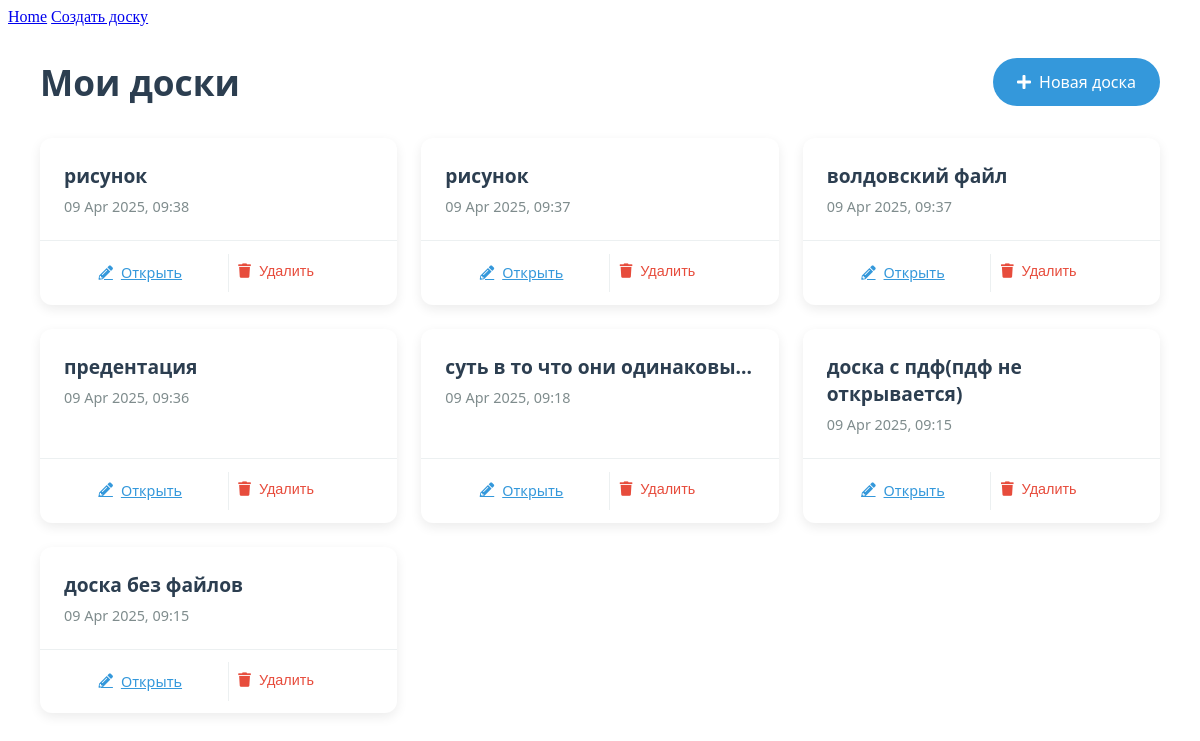
Page /home on the earlier database version.
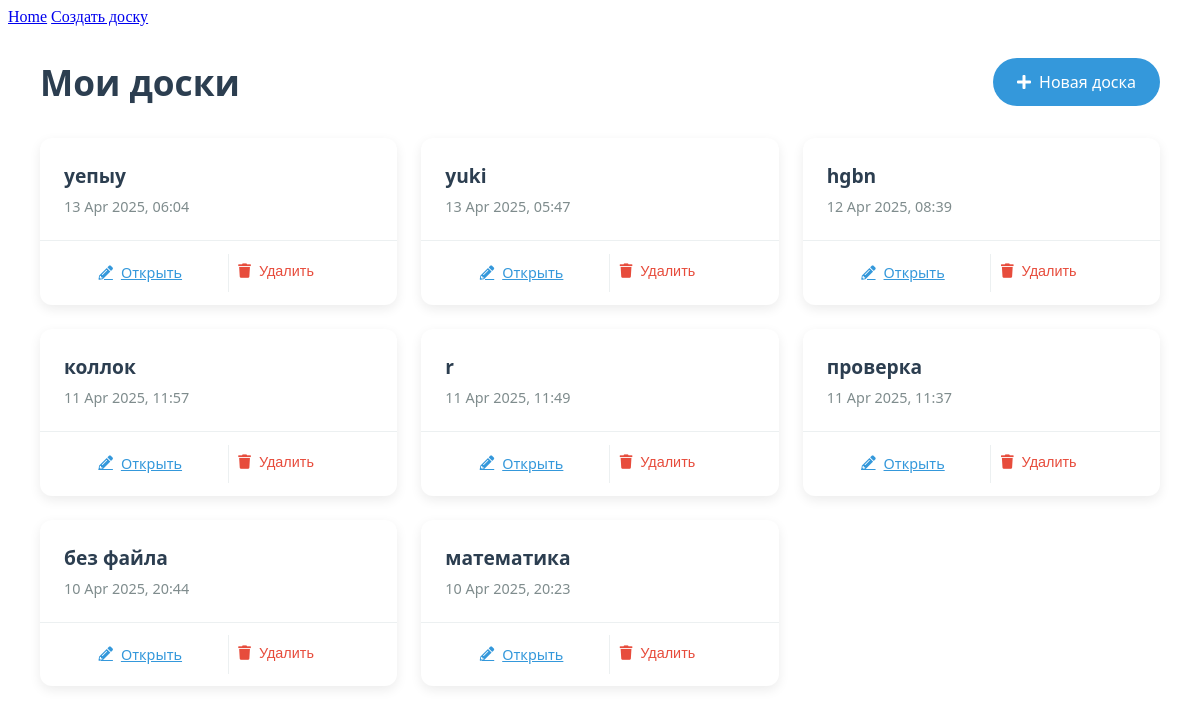
Same page on the later database version.
### boards/models.py (models this page shows, shortened)
class Board(models.Model):
    id = models.UUIDField(primary_key=True, default=uuid.uuid4, editable=False)
    title = models.CharField(max_length=200)
    pdf_file = models.FileField(upload_to='pdfs/', null=True, blank=True)
    drawing_data = models.TextField(null=True, blank=True)
    created_at = models.DateTimeField(auto_now_add=True)

### boards/views.py (the view)
# urls.py: path('home', views.home, name='home'),
def home(request):
    boards = Board.objects.all().order_by('-created_at')
    return render(request, 'boards/home.html', {'boards': boards})

### boards/templates/boards/home.html (shortened to what this page needs)
{% extends "base.html" %}
{% load static %}
{% block content %}
<div class="home-container">
    <div class="header">
        <h1 class="title">Мои доски</h1>
        <a href="{% url 'boards:create_board' %}" class="create-btn">
            <i class="fas fa-plus"></i> Новая доска
        </a>
    </div>
    <div class="board-grid">
        {% for board in boards %}
        <div class="board-card">
            <div class="card-content">
                <h3>{{ board.title }}</h3>
                <p class="date">{{ board.created_at|date:"d M Y, H:i" }}</p>
            </div>
            <div class="card-actions">
                <a href="{% url 'boards:board_view' board.id %}" class="action-btn open-btn">
                    <i class="fas fa-pencil-alt"></i> Открыть
                </a>
                <form action="{% url 'boards:delete_board' board.id %}" method="post" class="delete-form">
                    <button type="submit" class="action-btn delete-btn">
                        <i class="fas fa-trash"></i> Удалить
                    </button>
                </form>
            </div>
        </div>
        {% empty %}
        <div class="empty-state">
            <i class="fas fa-clipboard-list"></i>
            <p>У вас пока нет досок</p>
        </div>
        {% endfor %}
    </div>
</div>
<link rel="stylesheet" href="https://cdnjs.cloudflare.com/ajax/libs/font-awesome/5.15.4/css/all.min.css">
{% endblock %}

### boards/templates/base.html (shortened to what this page needs)
<!DOCTYPE html>
<html lang="en">
<head>
    {% load static %}
</head>
<body>
    <nav>
        <a href="/">Home</a>
        <a href="{% url 'boards:create_board' %}">Создать доску</a>
    </nav>
    {% block content %}
    {% endblock %}
</body>
</html>

### boards/templates/boards/home.html (style rules this page uses)
.home-container { max-width: 1200px; margin: 0 auto; padding: 2rem; font-family: 'Segoe UI', Tahoma, Geneva, Verdana, sans-serif; }
.header { display: flex; justify-content: space-between; align-items: center; margin-bottom: 2rem; }
.title { color: #2c3e50; font-size: 2.2rem; margin: 0; }
.create-btn { background-color: #3498db; color: white; padding: 0.8rem 1.5rem; border-radius: 50px; text-decoration: none; font-weight: 500; display: flex; align-items: center; gap: 0.5rem; transition: all 0.3s ease; }
.board-grid { display: grid; grid-template-columns: repeat(auto-fill, minmax(280px, 1fr)); gap: 1.5rem; }
.board-card { background: white; border-radius: 12px; box-shadow: 0 4px 12px rgba(0, 0, 0, 0.08); overflow: hidden; transition: all 0.3s ease; display: flex; flex-direction: column; }
.card-content { padding: 1.5rem; flex-grow: 1; }
.card-content h3 { margin: 0 0 0.5rem 0; color: #2c3e50; font-size: 1.2rem; }
.date { color: #7f8c8d; font-size: 0.9rem; margin: 0; }
.card-actions { display: flex; border-top: 1px solid #ecf0f1; padding: 0.8rem; }
.action-btn { flex: 1; padding: 0.6rem; border: none; background: none; cursor: pointer; font-size: 0.9rem; display: flex; align-items: center; justify-content: center; gap: 0.5rem; transition: all 0.2s ease; }
.open-btn { color: #3498db; border-right: 1px solid #ecf0f1; }
.delete-btn { color: #e74c3c; }
.delete-form { flex: 1; margin: 0; }

Differences in the rows shown:
removed Board: title "рисунок", created_at "09 Apr 2025, 09:38"
removed Board: title "рисунок", created_at "09 Apr 2025, 09:37"
removed Board: title "волдовский файл", created_at "09 Apr 2025, 09:37"
removed Board: title "предентация", created_at "09 Apr 2025, 09:36"
removed Board: title "суть в то что они одинаковы...", created_at "09 Apr 2025, 09:18"
removed Board: title "доска с пдф(пдф не открывается)", created_at "09 Apr 2025, 09:15"
removed Board: title "доска без файлов", created_at "09 Apr 2025, 09:15"
added Board: title "уепыу", created_at "13 Apr 2025, 06:04"
added Board: title "yuki", created_at "13 Apr 2025, 05:47"
added Board: title "hgbn", created_at "12 Apr 2025, 08:39"
added Board: title "коллок", created_at "11 Apr 2025, 11:57"
added Board: title "r", created_at "11 Apr 2025, 11:49"
added Board: title "проверка", created_at "11 Apr 2025, 11:37"
added Board: title "без файла", created_at "10 Apr 2025, 20:44"
added Board: title "математика", created_at "10 Apr 2025, 20:23"
